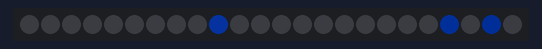
A sketch run on a simulated ESP8266 (NodeMCU). Parts: 24 RGB LEDs in strip order, left to right. Dim RGB values are drawn brighter than linear; WiFi joins after 1.5 s; servers stay silent unless stated; random numbers use the default seed unless the sketch sets one; what the sketch prints to the serial monitor is not drawn.

Above: at 2.89 s.
At 5.36 s:
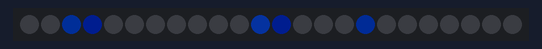
At 9.78 s:
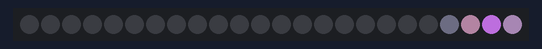
At 13.74 s:
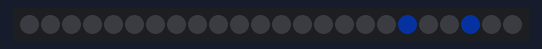
At 23.57 s:
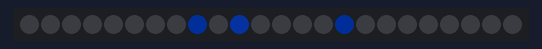
At 38.79 s:
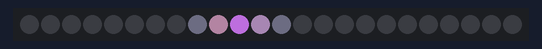

The sketch:

thundershower.ino
```cpp
#include "FastLED.h"            // 此示例程序需要使用FastLED库
#include <ArduinoOTA.h>
#include <Arduino.h>
#include <Ticker.h>

#define NUM_LEDS 24             // LED灯珠数量
#define DATA_PIN D5             // Arduino输出控制信号引脚
#define LED_TYPE WS2812B         // LED灯带型号
#define COLOR_ORDER GRB         // RGB灯珠中红色、绿色、蓝色LED的排列顺序


#define twinkleChance 100        //  闪烁数量，数值越大闪烁越多（0-255）

uint8_t max_bright = 255;       // LED亮度控制变量，可使用数值为 0 ～ 255， 数值越大则光带亮度越高

CRGB displayInfo[NUM_LEDS];            // 建立光带leds

void setup() {
  Serial.begin(12500);           // 启动串行通讯
  delay(1000);                  // 稳定性等待

  LEDS.addLeds<LED_TYPE, DATA_PIN, COLOR_ORDER>(displayInfo, NUM_LEDS);  // 初始化光带

  FastLED.setBrightness(max_bright); // 设置光带亮度


  WiFi.begin("HONOR-10F10N","fl284502");
  while (WiFi.waitForConnectResult() != WL_CONNECTED) {
    Serial.print(".");
    delay(1000);
    WiFi.begin("HONOR-10F10N","fl284502");
  }
  if (WiFi.waitForConnectResult() == WL_CONNECTED){
    Serial.println("");
    Serial.print("Connected!  ");
    Serial.println(WiFi.localIP());
  }

  if (WiFi.waitForConnectResult() == WL_CONNECTED){
    ArduinoOTA.onStart([]() {
    String type;
    if (ArduinoOTA.getCommand() == U_FLASH) {
      type = "sketch";
    } else { // U_FS
      type = "filesystem";
    }

    // NOTE: if updating FS this would be the place to unmount FS using FS.end()
    Serial.println("Start updating " + type);
    });
    ArduinoOTA.onEnd([]() {
      Serial.println("\nEnd");
    });
    ArduinoOTA.onProgress([](unsigned int progress, unsigned int total) {
      Serial.printf("Progress: %u%%\r", (progress / (total / 100)));
    });
    ArduinoOTA.onError([](ota_error_t error) {
      Serial.printf("Error[%u]: ", error);
      if (error == OTA_AUTH_ERROR) {
        Serial.println("Auth Failed");
      } else if (error == OTA_BEGIN_ERROR) {
        Serial.println("Begin Failed");
      } else if (error == OTA_CONNECT_ERROR) {
        Serial.println("Connect Failed");
      } else if (error == OTA_RECEIVE_ERROR) {
        Serial.println("Receive Failed");
      } else if (error == OTA_END_ERROR) {
        Serial.println("End Failed");
      }
    });
    ArduinoOTA.setHostname("ESP8266");
    ArduinoOTA.setPassword("ilovenana");
    ArduinoOTA.begin();
  }

}

void loop() {
  ArduinoOTA.handle();
  fill_solid(displayInfo, 24, CRGB(0,0,0));
  thunderShower();
  FastLED.show();
}

void thunderShower(){
  Ticker fade;
  int twinkleInterval = random(100,300);
  int fadeSpeed = 20;
  fade.attach_ms(20,[fadeSpeed]{fadeToBlackBy( displayInfo, NUM_LEDS, fadeSpeed);FastLED.show();});
  int pos = random8(NUM_LEDS);
  int pos2 = random8(NUM_LEDS);
  int pos3 = random8(NUM_LEDS);
  int pos4 = random8(NUM_LEDS);
  int pos5 = random8(NUM_LEDS);
  pos = pos < 1 ? 2 : pos;
  pos = pos >= 23 ? 22 : pos;

  if( random8() < 230) {
    displayInfo[pos] = CHSV(150,200,100);
    FastLED.show();
    delay(random8() / 4);
    displayInfo[pos2] = CHSV(150,200,100);
    FastLED.show();
    delay(random8() / 4);
    displayInfo[pos3] = CHSV(150,200,100);
    FastLED.show();
    delay(random8() / 4);
    displayInfo[pos4] = CHSV(150,200,100);
    FastLED.show();
    delay(random8() / 4);
    displayInfo[pos5] = CHSV(150,200,100);
    FastLED.show();
    fadeSpeed = 50;
    fade.detach();
    fade.attach_ms(20,[fadeSpeed]{fadeToBlackBy( displayInfo, NUM_LEDS, fadeSpeed);FastLED.show();});
  }
  else{
    delay(80);
    displayInfo[pos] = CHSV(200, 100, 255);
    displayInfo[pos-1] = CHSV(220, 50, 150);
    displayInfo[pos-2] = CHSV(200, 20, 50);
    displayInfo[pos+1] = CHSV(200, 50, 150);
    displayInfo[pos+2] = CHSV(200, 20, 50);
    FastLED.show();
    fadeSpeed = 12;
    fade.detach();
    fade.attach_ms(20,[fadeSpeed]{fadeToBlackBy( displayInfo, NUM_LEDS, fadeSpeed);FastLED.show();});
    delay(80);
  }
  delay(twinkleInterval);
}
```
